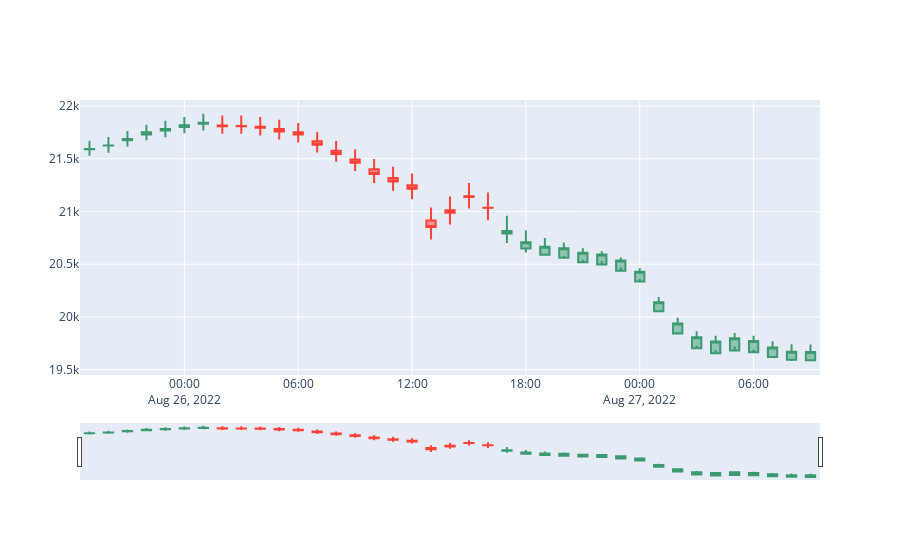
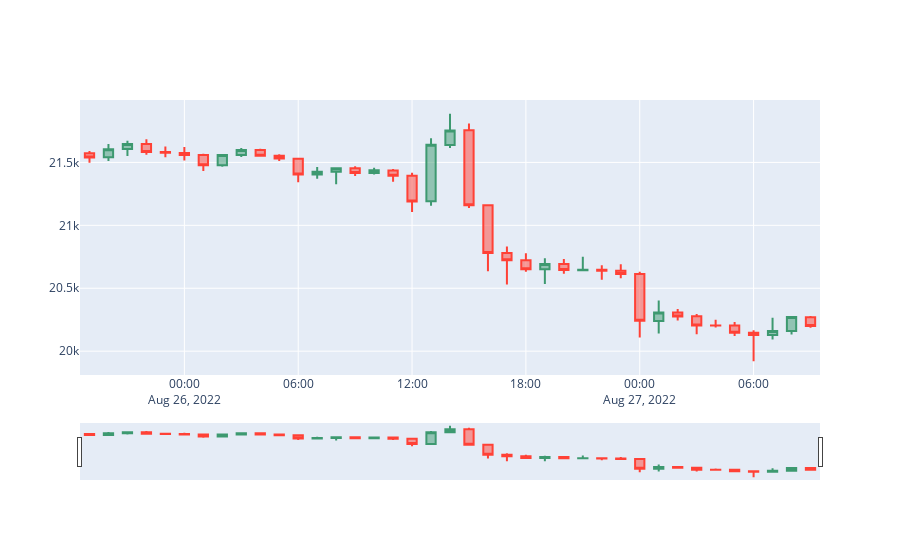

The notebook cell these images were saved under, in order:
### Code cell
import plotly.graph_objects as go
predicted_0 = pd.DataFrame(predicted[f'LSTM_regressor_{NUMBER_OF_MODEL}'], columns=['open', 'high', 'low', 'close'])
predicted_0['date'] = test_data.index

fig = go.Figure(data=[go.Candlestick(
                x=predicted_0['date'],
                open=predicted_0['open'],
                high=predicted_0['high'],
                low=predicted_0['low'],
                close=predicted_0['close'])])
fig_real = go.Figure(data=[go.Candlestick(
                x=test_data.index,
                open=test_data['open'],
                high=test_data['high'],
                low=test_data['low'],
                close=test_data['close'])])

fig.show()
fig_real.show()
